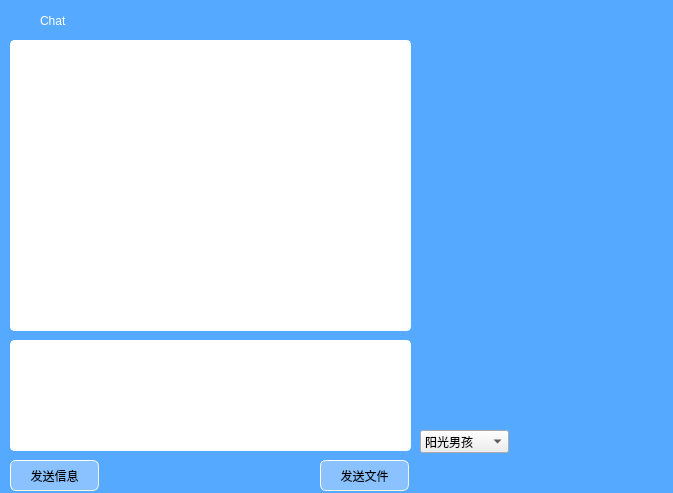
<?xml version="1.0" encoding="UTF-8"?>
<ui version="4.0">
 <class>P2P</class>
 <widget class="QDialog" name="P2P">
  <property name="geometry">
   <rect>
    <x>0</x>
    <y>0</y>
    <width>673</width>
    <height>493</height>
   </rect>
  </property>
  <property name="windowTitle">
   <string>Dialog</string>
  </property>
  <property name="styleSheet">
   <string notr="true">QDialog{
	
	
	background-color: rgb(85, 170, 255);
	
}
</string>
  </property>
  <widget class="QPushButton" name="pushButton_Send">
   <property name="geometry">
    <rect>
     <x>10</x>
     <y>460</y>
     <width>89</width>
     <height>31</height>
    </rect>
   </property>
   <property name="styleSheet">
    <string notr="true">QPushButton{
font: 9pt &quot;等线&quot;;
	color: rgb(0, 0, 0);
 border-style: outset;
     border-width: 1px;
     border-radius: 6px;
     border-color: beige;    
     padding: 6px;
	
	background-color: rgb(137, 194, 255);
}
QPushButton:pressed{
                   background-color:rgba(100,255,100,200);
                   border-color:rgba(255,255,255,30);
                   border-style:inset;
                   color:rgba(0,0,0,100);
                   }
QPushButton:hover{
	
	
	
	background-color: rgb(162, 212, 255);
                   border-color:rgba(255,255,255,200);
                   
	color: rgb(0, 0, 0);
                   }</string>
   </property>
   <property name="text">
    <string>发送信息</string>
   </property>
  </widget>
  <widget class="QPushButton" name="pushButton_Sendfile">
   <property name="geometry">
    <rect>
     <x>320</x>
     <y>460</y>
     <width>89</width>
     <height>31</height>
    </rect>
   </property>
   <property name="styleSheet">
    <string notr="true">QPushButton{
font: 9pt &quot;等线&quot;;
	color: rgb(0, 0, 0);
 border-style: outset;
     border-width: 1px;
     border-radius: 6px;
     border-color: beige;    
     padding: 6px;
	
	background-color: rgb(137, 194, 255);
}
QPushButton:pressed{
                   background-color:rgba(100,255,100,200);
                   border-color:rgba(255,255,255,30);
                   border-style:inset;
                   color:rgba(0,0,0,100);
                   }
QPushButton:hover{
	
	
	
	background-color: rgb(162, 212, 255);
                   border-color:rgba(255,255,255,200);
                   
	color: rgb(0, 0, 0);
                   }</string>
   </property>
   <property name="text">
    <string>发送文件</string>
   </property>
  </widget>
  <widget class="QTextEdit" name="textEdit_write">
   <property name="geometry">
    <rect>
     <x>10</x>
     <y>340</y>
     <width>401</width>
     <height>111</height>
    </rect>
   </property>
   <property name="styleSheet">
    <string notr="true"> border-style: outset;
     border-width: 1px;
     border-radius: 4px;
border-color: rgb(255, 255, 255);</string>
   </property>
  </widget>
  <widget class="QTextBrowser" name="textBrowser_show">
   <property name="geometry">
    <rect>
     <x>10</x>
     <y>40</y>
     <width>401</width>
     <height>291</height>
    </rect>
   </property>
   <property name="styleSheet">
    <string notr="true"> border-style: outset;
     border-width: 1px;
     border-radius: 4px;
border-color: rgb(255, 255, 255);</string>
   </property>
  </widget>
  <widget class="QPushButton" name="pushButton_Connect">
   <property name="geometry">
    <rect>
     <x>40</x>
     <y>0</y>
     <width>111</width>
     <height>41</height>
    </rect>
   </property>
   <property name="styleSheet">
    <string notr="true">
QPushButton{
font: 7pt &quot;幼圆&quot;;
color:rgb(108, 108, 108);
 border-style: outset;
    
     border-radius: 6px;
     border-color: beige;    
     padding: 6px;
	background-color: rgb(255, 255, 255);
border-top:0px solid #e8f3f9;
background:  transparent;
	image: url(:/icon/连接.png);
}
QPushButton:pressed{
	color: rgb(255, 255, 255);
                   border-color:rgba(255,255,255,30);
                   border-style:inset;
                   color:rgba(0,0,0,100);
                   }
QPushButton:hover{
	background-color:  rgb(255, 255, 255);
                   border-color: rgb(255, 255, 255);
                   
	border-top:0px solid #e8f3f9;
background:  transparent;
	
	color: rgb(11, 11, 11);
                   }
</string>
   </property>
   <property name="text">
    <string/>
   </property>
  </widget>
  <widget class="QLabel" name="label_4">
   <property name="geometry">
    <rect>
     <x>40</x>
     <y>10</y>
     <width>71</width>
     <height>21</height>
    </rect>
   </property>
   <property name="styleSheet">
    <string notr="true">font: 9pt &quot;Segoe Print&quot;;
color: rgb(255, 255, 255);</string>
   </property>
   <property name="text">
    <string>Chat </string>
   </property>
  </widget>
  <widget class="QLabel" name="label_2">
   <property name="geometry">
    <rect>
     <x>-20</x>
     <y>0</y>
     <width>81</width>
     <height>41</height>
    </rect>
   </property>
   <property name="styleSheet">
    <string notr="true">image: url(:/icon/tubiao.png);</string>
   </property>
   <property name="text">
    <string/>
   </property>
  </widget>
  <widget class="QComboBox" name="comboBox">
   <property name="geometry">
    <rect>
     <x>420</x>
     <y>430</y>
     <width>89</width>
     <height>23</height>
    </rect>
   </property>
   <property name="styleSheet">
    <string notr="true">QPushButton{

	background-color: rgb(137, 194, 255);
}
</string>
   </property>
   <item>
    <property name="text">
     <string>阳光男孩</string>
    </property>
   </item>
   <item>
    <property name="text">
     <string>大树</string>
    </property>
   </item>
   <item>
    <property name="text">
     <string>老李</string>
    </property>
   </item>
   <item>
    <property name="text">
     <string>爱情1</string>
    </property>
   </item>
   <item>
    <property name="text">
     <string>小丑</string>
    </property>
   </item>
   <item>
    <property name="text">
     <string>男神1</string>
    </property>
   </item>
   <item>
    <property name="text">
     <string>小帅哥</string>
    </property>
   </item>
   <item>
    <property name="text">
     <string>男神2</string>
    </property>
   </item>
   <item>
    <property name="text">
     <string>女1</string>
    </property>
   </item>
   <item>
    <property name="text">
     <string>女2</string>
    </property>
   </item>
   <item>
    <property name="text">
     <string>男神3</string>
    </property>
   </item>
   <item>
    <property name="text">
     <string>爱情2</string>
    </property>
   </item>
   <item>
    <property name="text">
     <string>爱情3</string>
    </property>
   </item>
  </widget>
  <widget class="QLabel" name="label_pic">
   <property name="geometry">
    <rect>
     <x>430</x>
     <y>40</y>
     <width>221</width>
     <height>381</height>
    </rect>
   </property>
   <property name="text">
    <string/>
   </property>
  </widget>
 </widget>
 <resources/>
 <connections/>
</ui>
